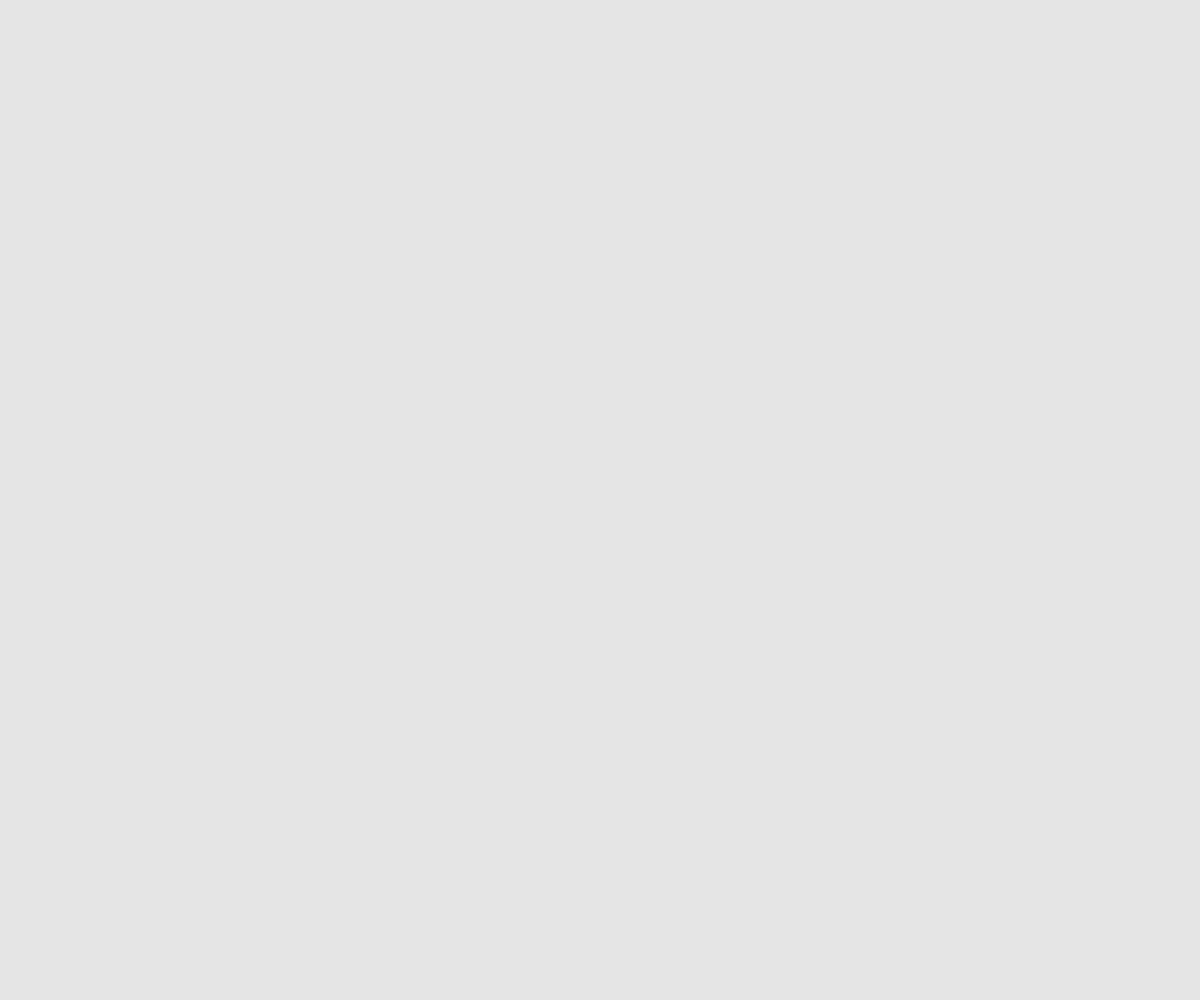
Frame 1 (no input)
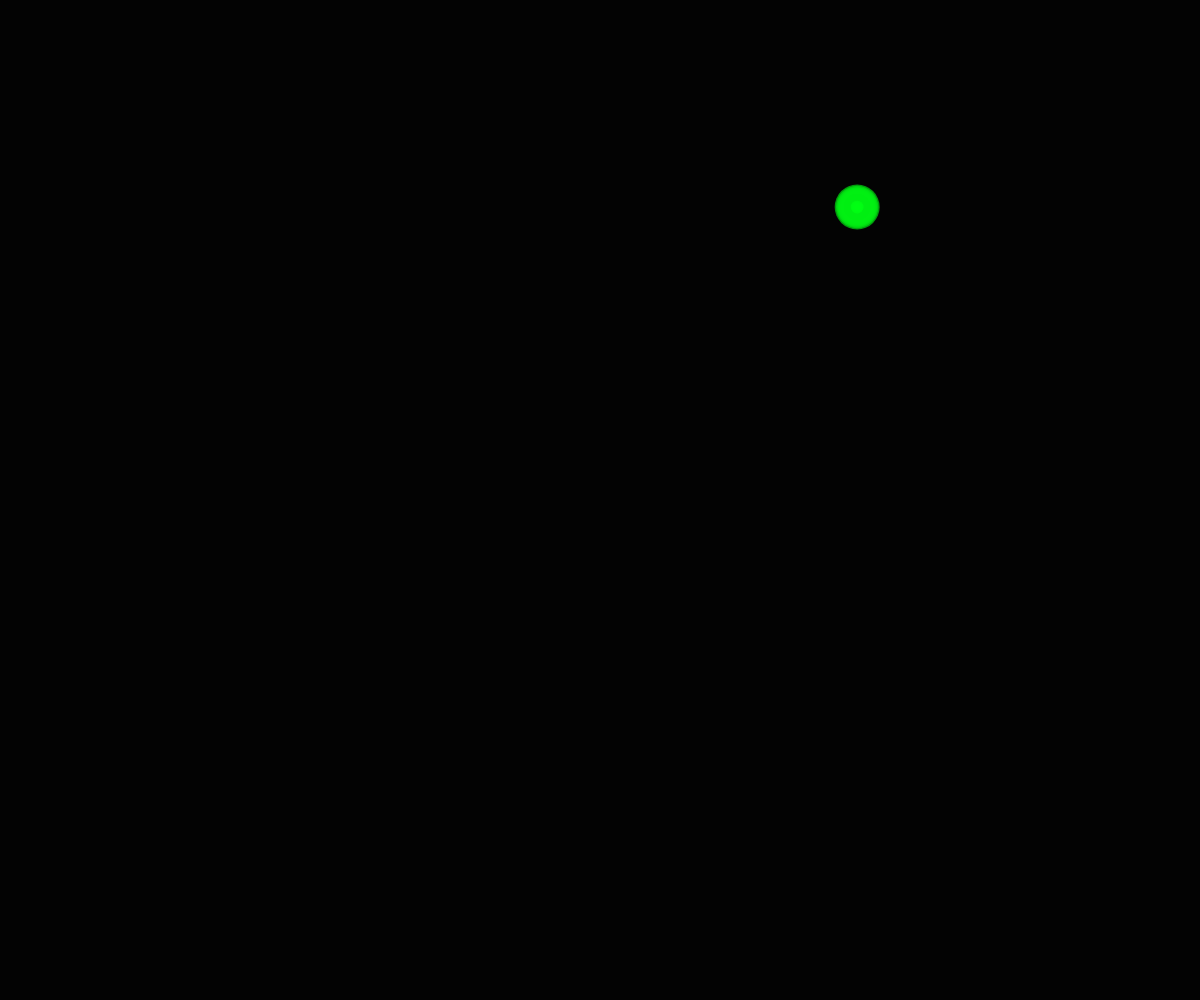
Frame 60 (no input)
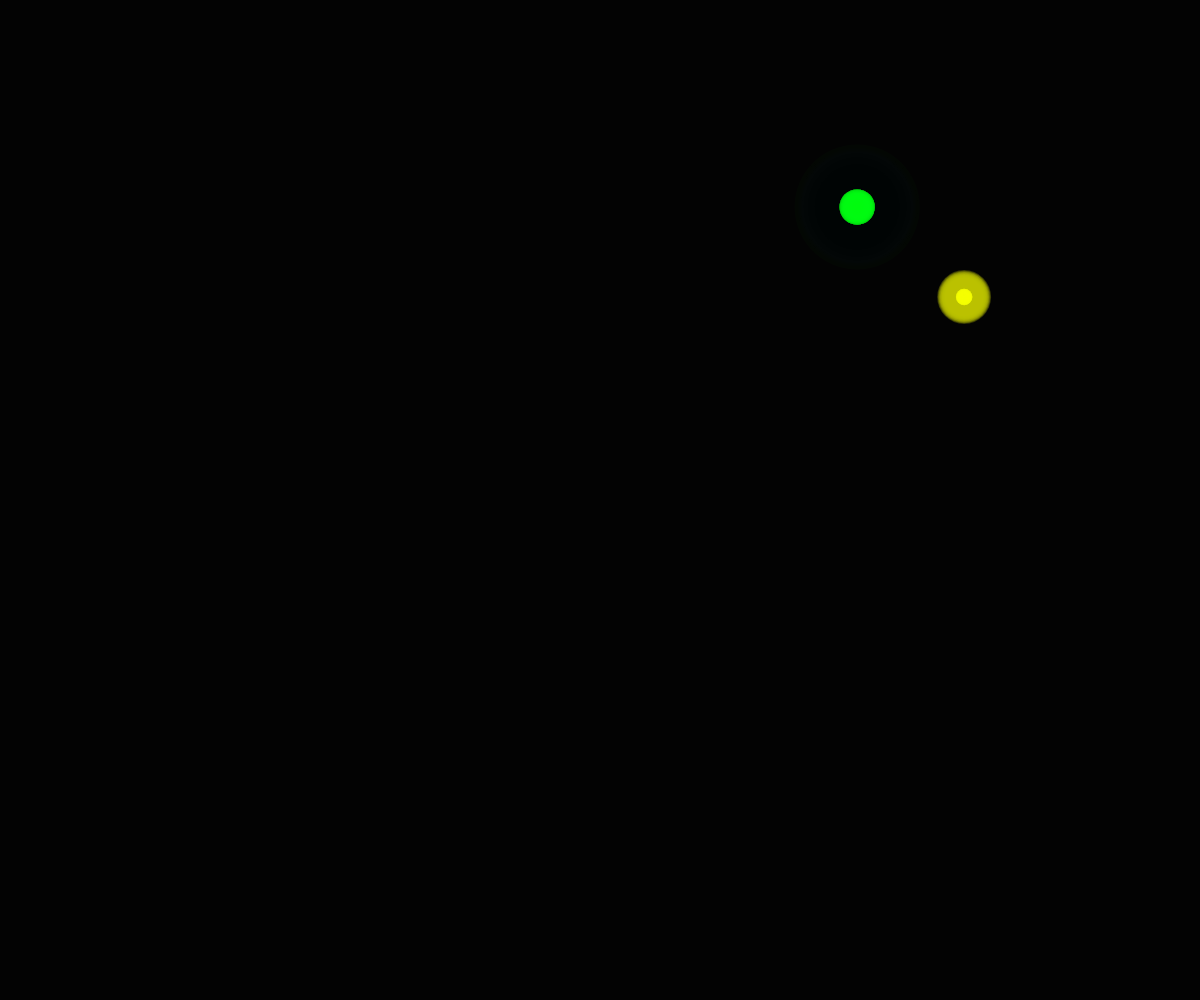
Frame 120 (the mouse pressed at the canvas centre since frame 60)

The p5.js sketch that drew these frames (run headless with seeded random() and noise() and a simulated clock; from frame 60 on, the mouse is pressed at the canvas centre):

// p5.js sketch
// ── sketch.js
let pulses = [];
let trails = [];

function setup() {
  createCanvas(windowWidth, windowHeight);
  colorMode(HSB, 360, 100, 100, 1);
  noStroke();
  frameRate(30);
}

function draw() {
  background(0, 0, 0, 0.1); // Semi-transparent black for trail effect

  // Draw and update trails
  for (let i = trails.length - 1; i >= 0; i--) {
    let t = trails[i];
    t.alpha -= 0.01;
    fill(t.hue, 100, 100, t.alpha);
    ellipse(t.x, t.y, t.size);
    if (t.alpha <= 0) {
      trails.splice(i, 1);
    }
  }

  // Update and draw pulses
  for (let i = pulses.length - 1; i >= 0; i--) {
    let p = pulses[i];
    p.radius += p.speed;
    p.alpha -= 0.02;

    if (p.alpha <= 0) {
      pulses.splice(i, 1);
      continue;
    }

    // Add some jitter to make it asymmetric
    let jitter = sin(frameCount * 0.05 + p.id) * 0.3;
    fill(p.hue, 100, 100, p.alpha);
    
    // Create ripple effect by drawing multiple ellipses
    if (p.distort && frameCount % 10 === 0) {
      for (let j = 0; j < 8; j++) {
        let angle = TWO_PI * j / 8;
        let offset = sin(frameCount * 0.1 + j) * 30;
        ellipse(p.x + cos(angle) * offset, p.y + sin(angle) * offset, p.radius + jitter * 20);
      }
    } else {
      ellipse(p.x, p.y, p.radius + jitter * 20);
    }

    // Add trail
    if (frameCount % 3 === 0) {
      trails.push({
        x: p.x,
        y: p.y,
        size: p.radius * 0.3,
        hue: p.hue,
        alpha: 0.7
      });
    }
  }

  // Occasionally add new pulse
  if (frameCount % 40 === 0) {
    pulses.push({
      x: random(width),
      y: random(height),
      radius: 0,
      speed: random(1, 3),
      alpha: 1,
      hue: random(0, 360),
      id: frameCount,
      distort: false
    });
  }

  // Occasionally distort pulse
  if (frameCount % 150 === 0 && pulses.length > 0) {
    let idx = floor(random(pulses.length));
    pulses[idx].distort = true;
    
    // Reset distortion after a few frames
    setTimeout(() => {
      pulses[idx].distort = false;
    }, 60);
  }
}

function windowResized() {
  resizeCanvas(windowWidth, windowHeight);
}
